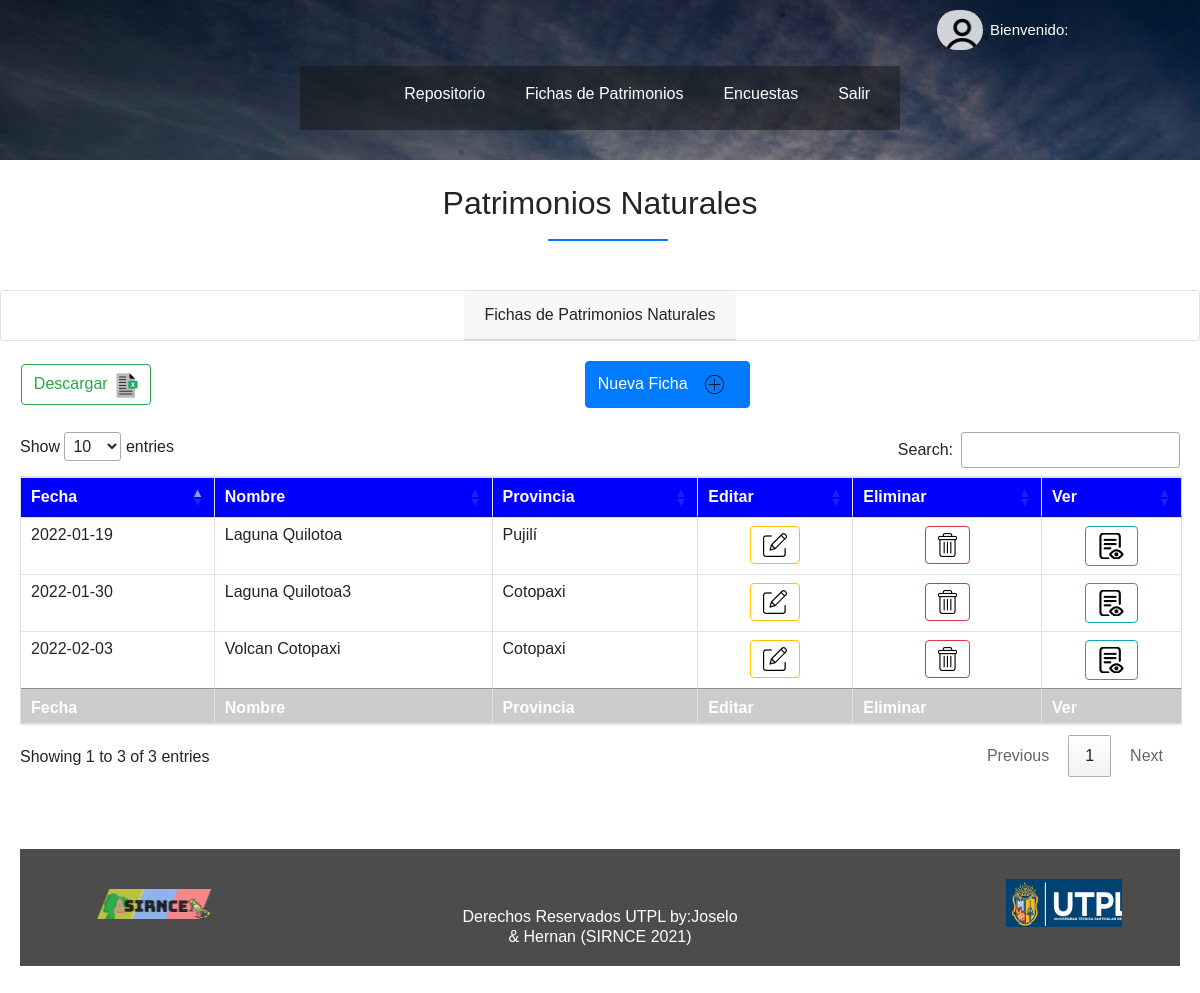
Screenshot of /Sirnce/almacenar/FichasNaturales.php with the database file from the repository.
### tables this page shows
CREATE TABLE `fichapatrimonionatural` (
  `id_ficha_natural` int(3) NOT NULL,
  `fecha` date NOT NULL,
  `nombre` varchar(25) NOT NULL,
  `descripcion` varchar(1000) NOT NULL,
  `provincia` varchar(100) NOT NULL,
  `canton` varchar(100) NOT NULL,
  `parroquia` varchar(100) NOT NULL,
  `geografia` varchar(200) NOT NULL,
  `floraCaracteristica` varchar(1000) NOT NULL,
  `faunaCaracteristica` varchar(1000) NOT NULL,
  `actividades` varchar(1000) NOT NULL,
  `recomendaciones` varchar(1000) NOT NULL,
  `facilidades` varchar(1000) NOT NULL,
  `comollegar` varchar(1000) NOT NULL,
  `imagen` blob NOT NULL
);

### Sirnce/dll/config.php (called while the page is built, shortened)
<?php
$urlSitio="http://127.0.0.1/aplicaciones/SIRNCE/";
?>

### Sirnce/almacenar/tablaF_N.php (the view, shortened to what this page needs)
<?php
$sql = "SELECT* FROM fichapatrimonionatural";
$result = $conn->query($sql);
$arr_FichaC = [];
if ($result->num_rows > 0) {
	$arr_FichaC = $result->fetch_all(MYSQLI_ASSOC);
}
?>
<html>
<head>
<link rel="stylesheet" type="text/css" href="https://cdn.datatables.net/v/bs4/dt-1.10.18/datatables.min.css"/>
<link rel="stylesheet" type="text/css" href="//cdn.datatables.net/1.10.21/css/jquery.dataTables.min.css"/>
</head>
<body>
<div>
	<table class="table table-hover table-condensed table-bordered" id="iddatatable">
		<thead style="background-color: blue;color: white; font-weight: bold;">
			<tr>
                <td>Fecha</td>
				<td>Nombre</td>
				<td>Provincia</td>
				<td>Editar</td>
				<td>Eliminar</td>
				<td>Ver</td>
			</tr>
		</thead>
		<tfoot style="background-color: #ccc;color: white; font-weight: bold;">
			<tr>
                <td>Fecha</td>
				<td>Nombre</td>
				<td>Provincia</td>
				<td>Editar</td>
				<td>Eliminar</td>
				<td>Ver</td>
			</tr>
		</tfoot>
		<tbody >
		<?php if(!empty($arr_FichaC)) { ?>
			<?php foreach($arr_FichaC as $fichaC) { ?>
                    <tr>
                        <td><?php echo $fichaC['fecha']; ?></td>
                        <td><?php echo $fichaC['nombre']; ?></td>
					    <td><?php echo $fichaC['provincia']; ?></td>
                      <td style="text-align: center;">
						<span class="btn btn-outline-warning" data-toggle="modal" data-target="#modalEditar" >
							<span class="fa fa-pencil-square-o">
							     <?php
								 $idFicha = $fichaC['id_ficha_natural'];
								 ?>
							<a href="<?php echo $urlSitio.'almacenar/actualizarfichaN.php?idFicha='.$idFicha; ?>"><img src="../images/editar.png" > </a>
							</span>
						</span>
					</td>
					    <td style="text-align: center;">
						<span class="btn btn-outline-danger">
							 <span class="fa fa-trash">
								 <?php
								 $idFicha = $fichaC['id_ficha_natural'];
								 ?>
								<a href="<?php echo $urlSitio.'almacenar/borrarfichaN.php?idFicha='.$idFicha; ?>"><img src="../images/eliminar.png" > </a>
							</span>
						</span>
					</td>
					<td style="text-align: center; ">
					  <span class="btn btn-outline-info">
					  <?php
								 $idFicha = $fichaC['id_ficha_natural'];
								 ?>
					  <a href="<?php echo $urlSitio.'almacenar/verF_N.php?idFicha='.(int)$idFicha; ?>"><img src="../images/ver.png" alt=""></a>
					  </span>
					</td>
                   </tr>
			<?php } ?>
          <?php } ?>
		</tbody>
	</table>
	</body>
	</html>

### Sirnce/css/estilos.css (style rules this page uses)
* { margin: auto; padding: auto; box-sizing: border-box; font-family: "Noto Sans JP", sans-serif; }
html { scroll-behavior: smooth; }
body { font-family: "Noto Sans JP", sans-serif; }
a { text-decoration: none; outline: none; }
:root { --primary-font-color1: #ffffff; --primary-font-color2: #007bff; }
:root { --primary-font-color1: #dd1010; --primary-font-color2: #007bff; }

### rows the page displays
fichapatrimonionatural: fecha "2022-01-19", nombre "Laguna Quilotoa", provincia "Pujilí"
fichapatrimonionatural: fecha "2022-01-30", nombre "Laguna Quilotoa3", provincia "Cotopaxi"
fichapatrimonionatural: fecha "2022-02-03", nombre "Volcan Cotopaxi", provincia "Cotopaxi"
